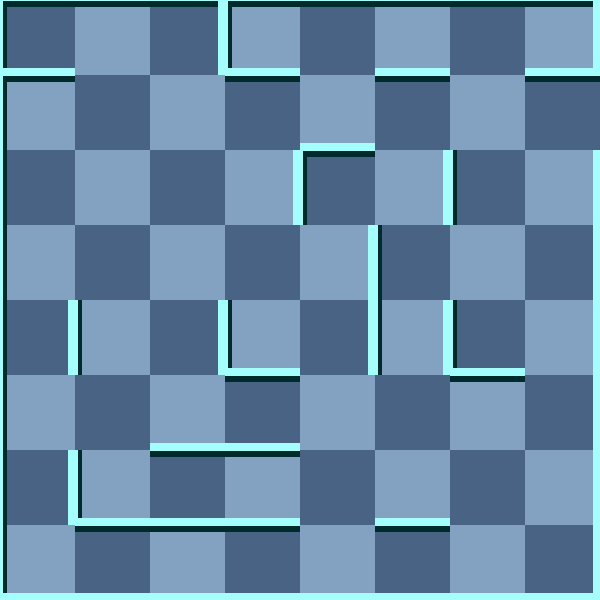

This is a level from a 2D game, rendered from its Tiled map with the project's own tilesets. A one-line summary and the map file follow, with tile-layer data summarised:
An orthogonal 8x8 tile map with 75x75 px tiles, 2 tile layers (background, 块层 1) and 7 objects (Exit, RedMummy, Trap, Key, Player, ...).

<map version="1.0" orientation="orthogonal" width="8" height="8" tilewidth="75" tileheight="75">
 <tileset firstgid="1" name="wall" tilewidth="75" tileheight="75">
  <image source="gfx/wall.png" width="300" height="375" />
  <tile id="0">
   <properties>
    <property name="ValOfWall" value="0" />
   </properties>
  </tile>
  <tile id="1">
   <properties>
    <property name="ValOfWall" value="1" />
   </properties>
  </tile>
  <tile id="2">
   <properties>
    <property name="ValOfWall" value="2" />
   </properties>
  </tile>
  <tile id="3">
   <properties>
    <property name="ValOfWall" value="3" />
   </properties>
  </tile>
  <tile id="4">
   <properties>
    <property name="ValOfWall" value="4" />
   </properties>
  </tile>
  <tile id="5">
   <properties>
    <property name="ValOfWall" value="5" />
   </properties>
  </tile>
  <tile id="6">
   <properties>
    <property name="ValOfWall" value="6" />
   </properties>
  </tile>
  <tile id="7">
   <properties>
    <property name="ValOfWall" value="7" />
   </properties>
  </tile>
  <tile id="8">
   <properties>
    <property name="ValOfWall" value="8" />
   </properties>
  </tile>
  <tile id="9">
   <properties>
    <property name="ValOfWall" value="9" />
   </properties>
  </tile>
  <tile id="10">
   <properties>
    <property name="ValOfWall" value="10" />
   </properties>
  </tile>
  <tile id="11">
   <properties>
    <property name="ValOfWall" value="11" />
   </properties>
  </tile>
  <tile id="12">
   <properties>
    <property name="ValOfWall" value="12" />
   </properties>
  </tile>
  <tile id="13">
   <properties>
    <property name="ValOfWall" value="13" />
   </properties>
  </tile>
  <tile id="14">
   <properties>
    <property name="ValOfWall" value="14" />
   </properties>
  </tile>
  <tile id="15">
   <properties>
    <property name="ValOfWall" value="15" />
   </properties>
  </tile>
  <tile id="18">
   <properties>
    <property name="ValOfWall" value="-1" />
   </properties>
  </tile>
 </tileset>
 <layer name="background" width="8" height="8">
  <data>[64 cells, 64 non-empty, 2 distinct tile ids]</data>
 </layer>
 <layer name="块层 1" width="8" height="8">
  <data>[64 cells, 64 non-empty, 13 distinct tile ids]</data>
 </layer>
 <objectgroup name="对象层 1" width="8" height="8">
  <object name="Exit" x="600" y="75" />
  <object name="RedMummy" x="450" y="225">
   <properties>
    <property name="value" value="21" />
   </properties>
  </object>
  <object name="Trap" x="300" y="300">
   <properties>
    <property name="value" value="8" />
   </properties>
  </object>
  <object name="Key" x="450" y="450">
   <properties>
    <property name="value" value="12" />
   </properties>
  </object>
  <object name="Player" x="525" y="525">
   <properties>
    <property name="value" value="1" />
   </properties>
  </object>
  <object name="Door" x="150" y="450">
   <properties>
    <property name="direction" value="8" />
    <property name="value" value="15" />
   </properties>
  </object>
  <object name="RedScorpion" x="0" y="525">
   <properties>
    <property name="value" value="25" />
   </properties>
  </object>
 </objectgroup>
</map>
